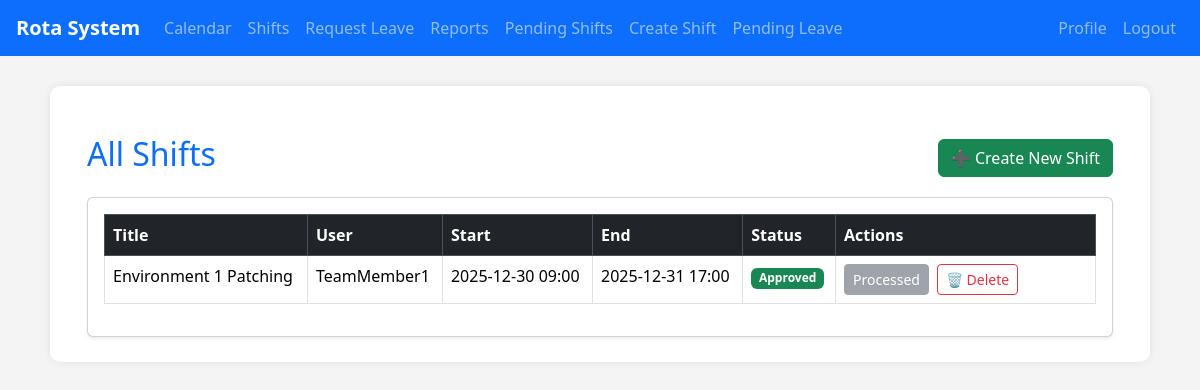
Page /rota/shifts/ (signed in) on the earlier database version.
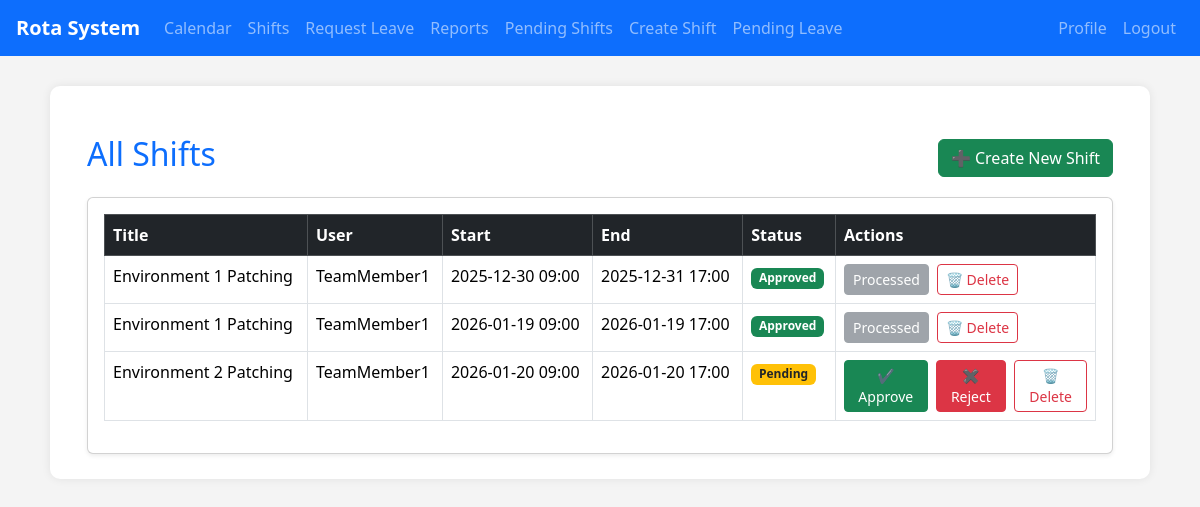
Same page on the later database version.
### rota/models.py (models this page shows, shortened)
class Shift(models.Model):
    title = models.CharField(max_length=100)
    user = models.ForeignKey('accounts.CustomUser', on_delete=models.CASCADE)
    start = models.DateTimeField()
    end = models.DateTimeField()
    team = models.ForeignKey(Team, null=True, blank=True, on_delete=models.SET_NULL)
    role_required = models.ForeignKey(Role, null=True, blank=True, on_delete=models.SET_NULL)
    STATUS_CHOICES = [
        ('pending', 'Pending'),
        ('approved', 'Approved'),
        ('rejected', 'Rejected'),
    ]
    status = models.CharField(max_length=20, choices=STATUS_CHOICES, default='pending')
    is_on_call = models.BooleanField(default=False)

### accounts/models.py (models this page shows, shortened)
class CustomUser(AbstractUser):
    email = models.EmailField(unique=True)
    ROLE_CHOICES = [
        ('team_member', 'Team Member'),
        ('rota_manager', 'Rota Manager'),
        ('service_manager', 'Service Manager'),
        ('system_admin', 'System Admin'),
        ('automation_bot', 'Automation Bot'),
    ]
    role = models.CharField(max_length=20, choices=ROLE_CHOICES, default='team_member')
    role_profile = models.ForeignKey(Role, null=True, blank=True, on_delete=models.SET_NULL)
    team = models.ForeignKey(Team, null=True, blank=True, on_delete=models.SET_NULL, related_name='members')
    skills = models.ManyToManyField(Skill, blank=True)
    department = models.CharField(max_length=100, blank=True)
    phone = models.CharField(max_length=20, blank=True)
    default_start_time = models.TimeField(null=True, blank=True, help_text="e.g. 09:00")
    default_end_time = models.TimeField(null=True, blank=True, help_text="e.g. 17:00")
    timezone = models.CharField(max_length=50, default='Europe/London')
    USERNAME_FIELD = 'email'
    REQUIRED_FIELDS = ['username']
    def has_role(self, *codes: str) -> bool:
        if self.role in codes:
            return True
        if self.role_profile and self.role_profile.code in codes:
            return True
        return False

### rota/views.py (the view)
# urls.py: path("shifts/", views.shifts_view, name="shifts"),
@login_required
def shifts_view(request):
    if is_reporting(request.user):
        shifts = Shift.objects.all().order_by("start")
    else:
        shifts = Shift.objects.filter(user=request.user).order_by("start")
    return render(request, "rota/shifts.html", {"shifts": shifts})

### accounts/templatetags/role_tags.py (called while the page is built)
@register.filter
def has_role(user, roles: str) -> bool:
    if not user or not hasattr(user, "has_role"):
        return False
    codes = [code.strip() for code in roles.split(",") if code.strip()]
    return user.has_role(*codes)

### rota/views.py (called while the page is built)
def is_reporting(user):
    return user.has_role('service_manager', 'rota_manager', 'system_admin') or user.is_staff or user.is_superuser

### rota/templates/rota/shifts.html (shortened to what this page needs)
{% extends "base.html" %}
{% load role_tags %}
{% block content %}
<div class="container mt-4">
    <div class="d-flex justify-content-between align-items-center mb-3">
        <h2 class="text-primary">All Shifts</h2>
        {% if request.user|has_role:"rota_manager,system_admin" %}
        <a href="{% url 'create-shift' %}" class="btn btn-success">
            ➕ Create New Shift
        </a>
        {% endif %}
    </div>
    <div class="card shadow-sm">
        <div class="card-body">
            <table class="table table-bordered table-hover">
                <thead class="table-dark">
                    <tr>
                        <th>Title</th>
                        <th>User</th>
                        <th>Start</th>
                        <th>End</th>
                        <th>Status</th>
                        {% if request.user|has_role:"rota_manager,system_admin" %}
                        <th style="width: 260px;">Actions</th>
                        {% endif %}
                    </tr>
                </thead>
                <tbody>
                    {% for shift in shifts %}
                    <tr>
                        <td>{{ shift.title }}</td>
                        <td>{{ shift.user.username }}</td>
                        <td>{{ shift.start|date:"Y-m-d H:i" }}</td>
                        <td>{{ shift.end|date:"Y-m-d H:i" }}</td>
                        <td>
                            {% if shift.status == "approved" %}
                                <span class="badge bg-success">Approved</span>
                            {% elif shift.status == "pending" %}
                                <span class="badge bg-warning text-dark">Pending</span>
                            {% else %}
                                <span class="badge bg-danger">Rejected</span>
                            {% endif %}
                        </td>
                        {% if request.user|has_role:"rota_manager,system_admin" %}
                        <td>
                            <div class="d-flex gap-2">
                            {% if shift.status == "pending" %}
                                <a href="{% url 'approve-shift' shift.id %}" class="btn btn-sm btn-success">
                                    ✔ Approve
                                </a>
                                <a href="{% url 'reject-shift' shift.id %}" class="btn btn-sm btn-danger">
                                    ✖ Reject
                                </a>
                            {% else %}
                                <button class="btn btn-sm btn-secondary" disabled>Processed</button>
                            {% endif %}
                                <a href="{% url 'delete-shift' shift.id %}" class="btn btn-sm btn-outline-danger">
                                    🗑 Delete
                                </a>
                            </div>
                        </td>
                        {% endif %}
                    </tr>
                    {% empty %}
                    <tr>
                        <td colspan="6" class="text-center text-muted py-4">
                            No shifts found.
                        </td>
                    </tr>
                    {% endfor %}
                </tbody>
            </table>
        </div>
    </div>
</div>
{% endblock %}

### teamrota/templates/base.html (shortened to what this page needs)
{% load role_tags %}
<!DOCTYPE html>
<html lang="en">
<head>
    <link href="https://cdn.jsdelivr.net/npm/bootstrap@5.3.2/dist/css/bootstrap.min.css" rel="stylesheet">
</head>
<body>
<nav class="navbar navbar-expand-lg navbar-dark bg-primary px-3">
    <a class="navbar-brand" href="/rota/dashboard/">Rota System</a>
    <ul class="navbar-nav me-auto">
        {% if user.is_authenticated %}
            <li class="nav-item"><a class="nav-link" href="/rota/calendar/">Calendar</a></li>
            <li class="nav-item"><a class="nav-link" href="/rota/shifts/">Shifts</a></li>
            <li class="nav-item"><a class="nav-link" href="{% url 'leave_request' %}">Request Leave</a></li>
            {% if user|has_role:"service_manager,rota_manager,system_admin" %}
                <li class="nav-item"><a class="nav-link" href="{% url 'reports' %}">Reports</a></li>
            {% endif %}
            {% if user|has_role:"rota_manager,system_admin" %}
                <li class="nav-item"><a class="nav-link" href="/rota/pending/">Pending Shifts</a></li>
                <li class="nav-item"><a class="nav-link" href="/rota/create/">Create Shift</a></li>
                <li class="nav-item"><a class="nav-link" href="{% url 'leave_pending' %}">Pending Leave</a></li>
            {% endif %}
        {% endif %}
    </ul>
    <ul class="navbar-nav">
        {% if user.is_authenticated %}
            <li class="nav-item"><a class="nav-link" href="{% url 'profile' %}">Profile</a></li>
            <li class="nav-item"><a class="nav-link" href="/accounts/logout/">Logout</a></li>
        {% else %}
            <li class="nav-item"><a class="nav-link" href="/accounts/login/">Login</a></li>
        {% endif %}
    </ul>
</nav>
<div class="content-wrapper">
    {% block content %}{% endblock %}
</div>
</body>
</html>

### teamrota/templates/base.html (style rules this page uses)
body { background: #f4f4f4; }
.navbar-brand { font-weight: bold; }
.content-wrapper { max-width: 1100px; margin: 30px auto; background: white; padding: 25px; border-radius: 10px; box-shadow: 0 0 10px rgba(0,0,0,0.08); }

Differences in the rows shown:
added Shift: title "Environment 1 Patching", user.username "TeamMember1", start "2026-01-19 09:00", end "2026-01-19 17:00", status "Approved"
added Shift: title "Environment 2 Patching", user.username "TeamMember1", start "2026-01-20 09:00", end "2026-01-20 17:00", status "Pending"
